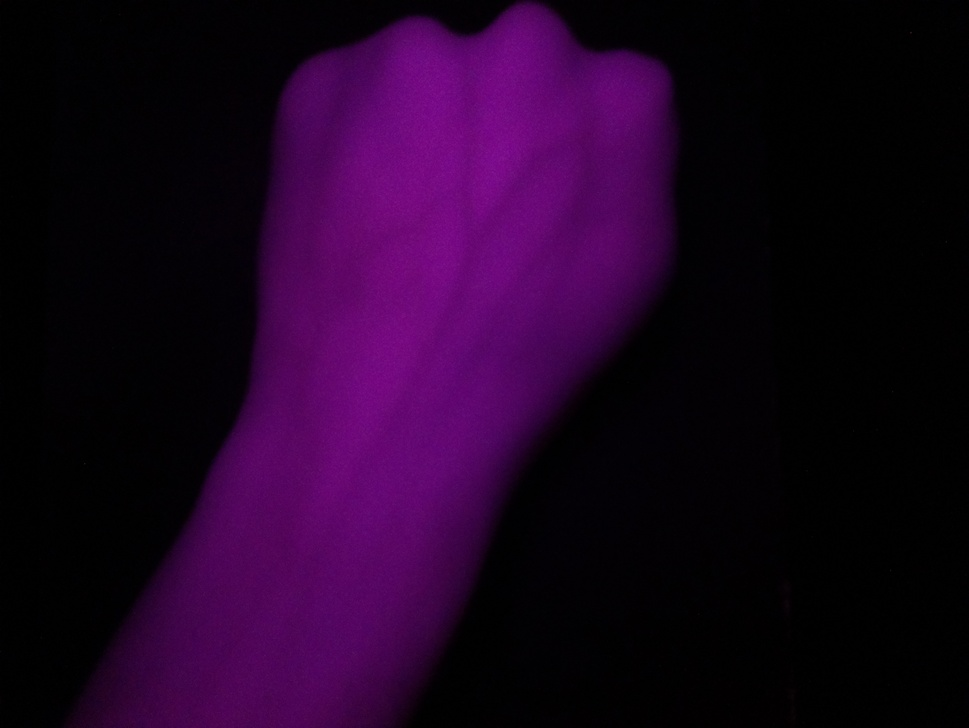
#> input picture 4.27.2/Image13.jpg, 969 x 728 px, shrunk from 3280 x 2464 before the run, found by its file name
$ jupyter execute Image_Processing.ipynb   (shell and % lines are left out)
#> lines starting #> are read from the running program, lines starting #| are printed output that depends on the picture
# Most Recent Image Processing

[cell 1]
#imports
from __future__ import print_function
from PIL import Image, ImageDraw, ImageEnhance
import numpy as np
import cv2
import skimage
from scipy import ndimage as ndi
from skimage import feature, color,io
from skimage.morphology import square
import matplotlib.pyplot as plt
import math
from skimage.transform import probabilistic_hough_line
from builtins import input
import argparse

[cell 2]
%cd best images

### Read in Image + Basic Filtering
The "hand.img" is the one from the repo.

### Our image
select whatever image you like, there should be several to pick from. I don;t use any useful naming convetion to organize the images haha other than cropped.

[cell 3]
# Read in image and display
img = plt.imread('Image13.jpg')
#> img is the input picture: shape (728, 969, 3); mean R, G, B 30.8, 2.7, 34.9
plt.imshow(img,cmap=plt.cm.gray)
plt.axis('off')

### Adjusting
Run this first (the code block above just veiws the image)

The code below reads in and converts to greyscale -> saved as test.jpg

[cell 4]
# Read in image and Choose color channel
img = plt.imread('Image10.jpg')
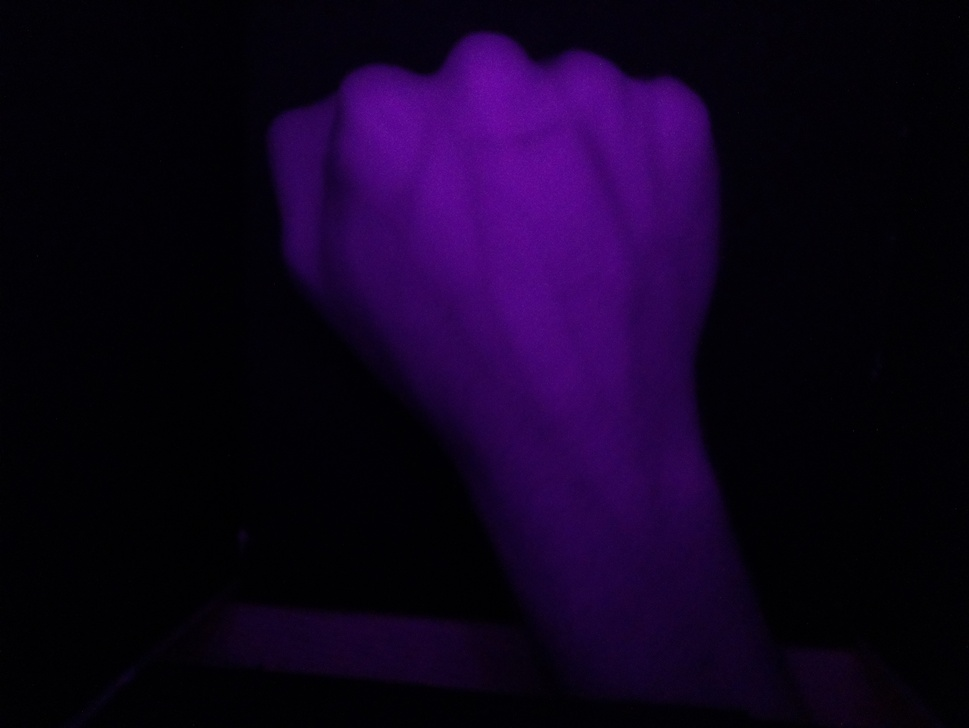
#> input picture Image10.jpg, 969 x 728 px, shrunk from 3280 x 2464 before the run
#> img is the input picture: shape (728, 969, 3); mean R, G, B 16.9, 2.1, 31
img=img[:,:,2] # gets color channel
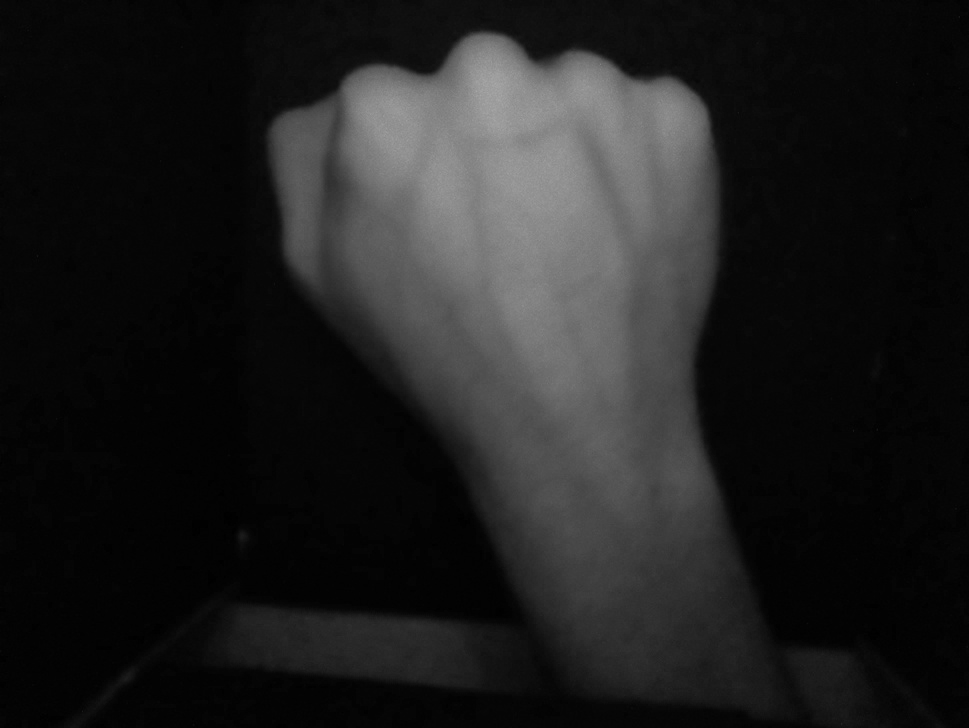
#> img: shape (728, 969); min 0, max 170, mean 31

# adjust contrast (these parameters can be palyed with) #gamma 3 to start
img = skimage.exposure.adjust_gamma(img, gamma=2, gain=1)
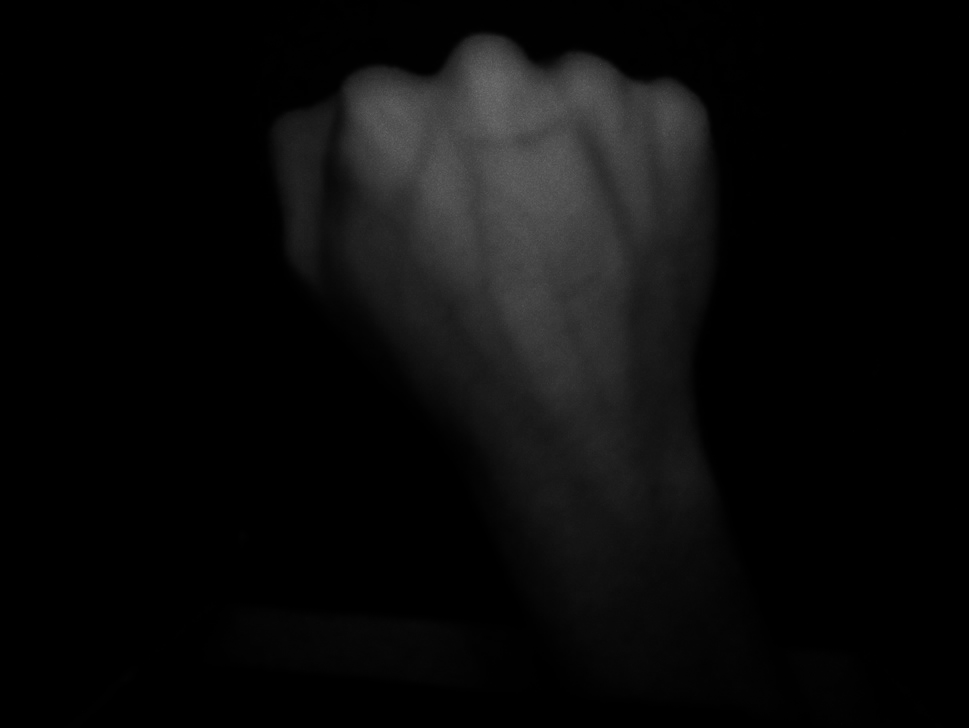
#> img: shape (728, 969); min 0, max 113, mean 10.6

# Chnage to grayscale and show
gray = color.rgb2gray(img)
plt.imshow(img,cmap=plt.cm.gray)
plt.axis('off')
plt.savefig('test.jpg', bbox_inches='tight', pad_inches=0, dpi = 300) #loop 2 0.8 loop 1 1.5

# convert format
pi = Image.fromarray(img)

### Loc mean -- This seems to work best for now

Trying stuff from before, reads in the greyscale image from before (test) and then applies filters.

Saved as test3

[cell 5]
img = plt.imread('test.jpg')
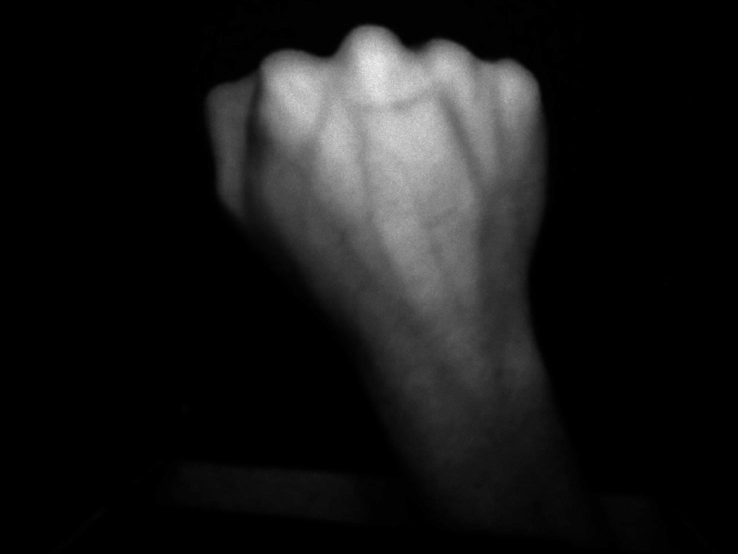
#> img: shape (1108, 1475, 3) (shown at 1/2 size); min 0, max 245, mean 23.9
img=img[:,:,2] # get color channel
#> img: shape (1108, 1475)

# adjust contrast

gray = color.rgb2gray(img)

from skimage.morphology import disk
from skimage.filters.rank import mean
loc_mean = mean(img, disk(5))
plt.imshow(loc_mean, vmin=0, vmax=255, cmap=plt.cm.gray)
plt.axis('off')
plt.savefig('test3.jpg', bbox_inches='tight', pad_inches=0, dpi = 300) #loop 2 0.8 loop 1 1.5

### Using Image enhancer

This is oppisite of what we're trying to do ! this is get to get hand edge

[cell 6]
# Read in image and Choose color channel
img = plt.imread('test3.jpg')
#> img: shape (1108, 1476, 3); min 0, max 229, mean 23.6
img=img[:,:,1] # gets color channel
#> img: shape (1108, 1476)

# adjust contrast (these parameters can be palyed with) #gamma 3 to start
img = skimage.exposure.adjust_gamma(img, gamma=0.40, gain=0.95)
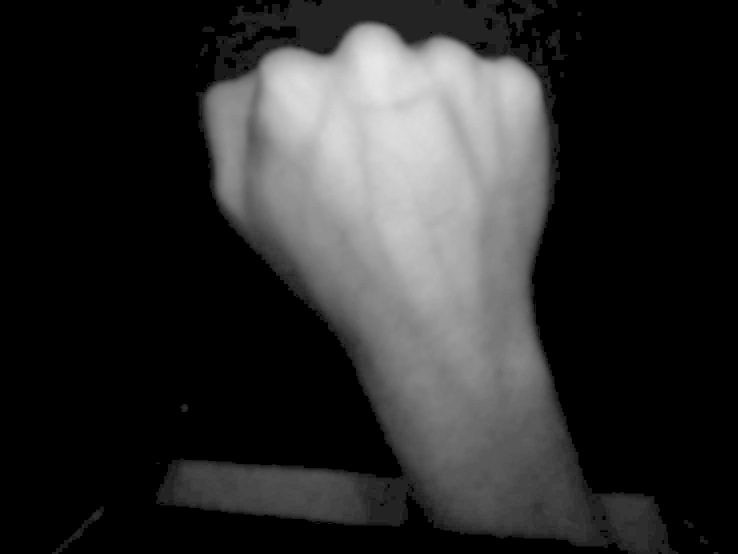
#> img: shape (1108, 1476) (shown at 1/2 size); min 0, max 232, mean 44.9

# Chnage to grayscale and show
gray = color.rgb2gray(img)
plt.imshow(img,cmap=plt.cm.gray)
plt.axis('off')
plt.savefig('test2.jpg', bbox_inches='tight', pad_inches=0, dpi = 300) #loop 2 0.8 loop 1 1.5

# convert format
pi = Image.fromarray(img)

# Meijering Filter

Run 3x to try each images

test = raw image turned greyscale (no-prepocessing)

test3 = Localized mean filterd - some pre-processing

test2 = Image contrast enhance - some pre-processing (not coupled with other pre-processing, each is seperate)

[cell 7]
# Filter using meijering - Umage.enhance
img = plt.imread('test2.jpg')
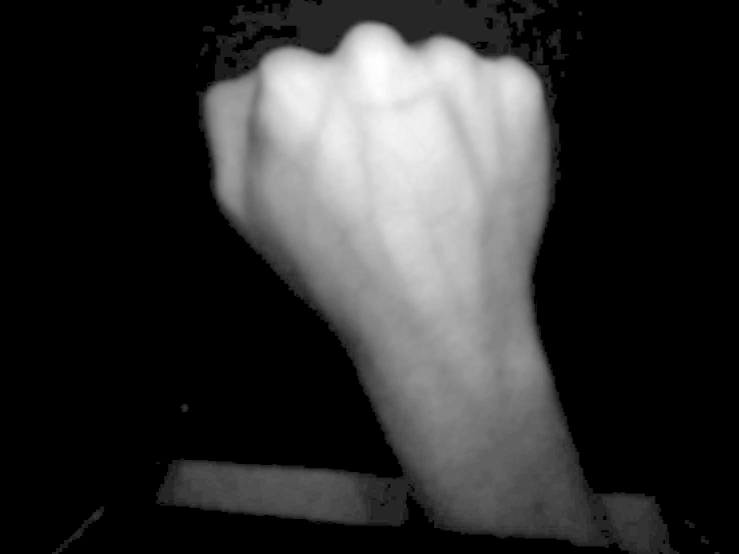
#> img: shape (1108, 1477, 3) (shown at 1/2 size); min 0, max 255, mean 49.4
img = skimage.filters.meijering(img,black_ridges=True)

# Turn to gray
gray = color.rgb2gray(img)

# Threshold and turn to binary
threshold = skimage.filters.threshold_otsu(gray)
binary = (gray >= threshold)

# Filter noise -erosion filter
hand_filt = ndi.morphology.binary_erosion(binary, iterations=5)

# Show image
plt.imshow(hand_filt, cmap=plt.cm.gray)
plt.axis('off')
